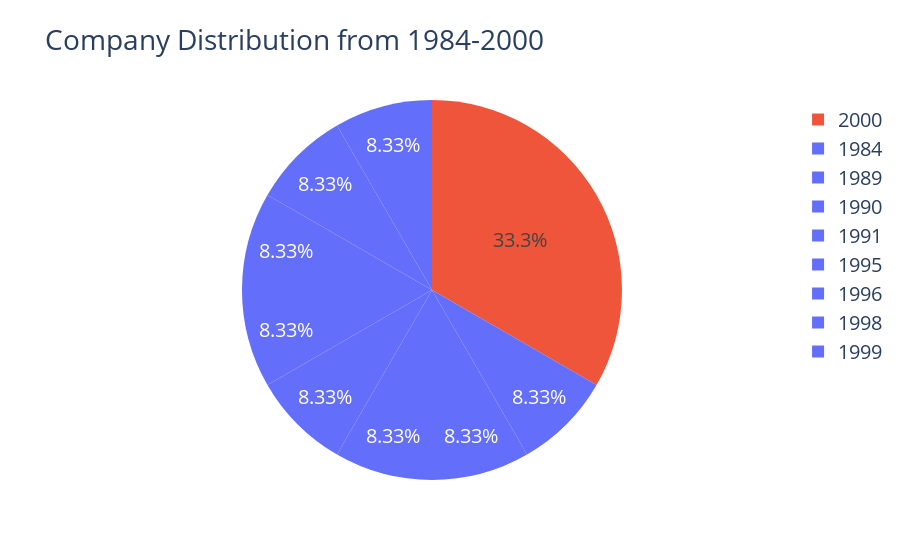

The code cell stored with this chart in its notebook:
### Markdown cell above
Starting Year Analysis

### Code cell
data['Starting Year'].plot.density(color="orange")

plt.legend()
plt.show()

#calculating z score for starting year
zscore_startingyr=stats.zscore(data['Starting Year'])
zscore_startingyr=abs(zscore_startingyr)
zscore_startingyr
data['zscore_for_startingyr']=zscore_startingyr
data

#calculating percentile
def zptile(z_score):
    return .5 * (math.erf(z_score / 2 ** .5) + 1)

data["PTILE_for_startingyr"]=data['zscore_for_startingyr'].apply(zptile)
data[["PTILE_for_startingyr"]]=data[["PTILE_for_startingyr"]].round(2)
data[["PTILE_for_startingyr"]]
data['percentstartingyr'] = data['PTILE_for_startingyr'].astype(float).map("{:.2%}".format)


#Less than 5 percent of companies started their ventures from 1984-2000
yeargt=data.loc[(data['percentstartingyr']<'5')]
yearcount=yeargt.groupby('Starting Year')['Starting Year'].count()
yearcount=pd.DataFrame({'Year':yearcount.index,'Count':yearcount.values})

boxplot=px.pie(yearcount,names='Year',values='Count',color='Count',title='Company Distribution from 1984-2000').update_layout(font=dict(size=20))
boxplot.show()

#70-90 percent of the companies started their ventures from 2007 to 2019(i.e. majority of companies)
yeargtthan=data.loc[(data['percentstartingyr']>='70')]
yeargtthan=yeargtthan.loc[(yeargtthan['percentstartingyr']<='90')]
yeargtcount=yeargtthan.groupby('Starting Year')['Starting Year'].count()
yearcountcnt=pd.DataFrame({'Year':yeargtcount.index,'Count':yeargtcount.values})
yeartreemap=px.treemap(yearcountcnt,values='Count',path=['Year','Count'],color='Count',color_continuous_scale='RdBu').update_layout(font=dict(size=20))
yeartreemap.show()

# boxplot=px.box(data,y='Starting Year')
# boxplot.show()

### Figure 1 — Plotly figure (JSON) as saved in the notebook; plotly's stock layout.template omitted (floating-point values rounded to 4 significant figures)
{"data": [{"customdata": [[1], [1], [1], [1], [1], [1], [1], [1], [4]], "domain": {"x": [0, 1], "y": [0, 1]}, "hovertemplate": "Year=%{label}<br>Count=%{customdata[0]}<extra></extra>", "labels": [1984, 1989, 1990, 1991, 1995, 1996, 1998, 1999, 2000], "legendgroup": "", "marker": {"colors": ["#636efa", "#636efa", "#636efa", "#636efa", "#636efa", "#636efa", "#636efa", "#636efa", "#EF553B"]}, "name": "", "showlegend": true, "type": "pie", "values": [1, 1, 1, 1, 1, 1, 1, 1, 4]}], "layout": {"font": {"size": 20}, "legend": {"tracegroupgap": 0}, "title": {"text": "Company Distribution from 1984-2000"}}}
